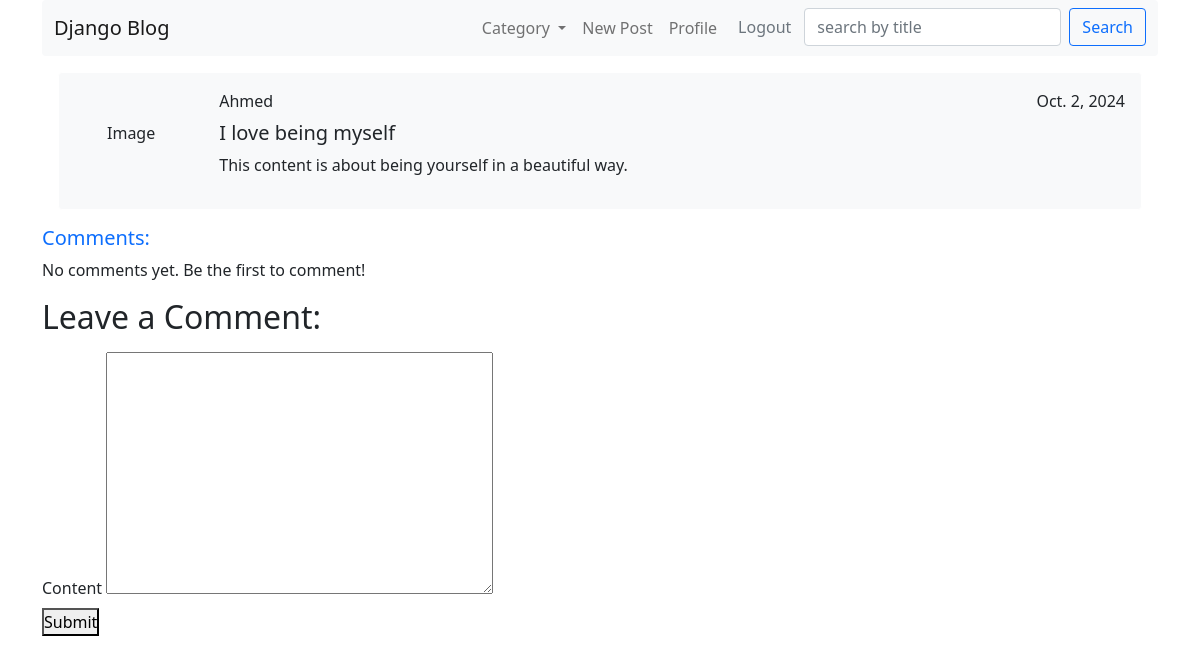
Screenshot of /view/post/12 (signed in) with the database file from the repository.
### blog/models.py (models this page shows, shortened)
class Post(models.Model):
    content = models.TextField(null=False)
    title = models.CharField(max_length=255)
    category = models.ForeignKey(Category,on_delete=models.PROTECT)
    author = models.ForeignKey(User,on_delete=models.CASCADE,null=True)
    created_at = models.DateField(auto_now_add=True)
    updated_at = models.DateField(auto_now=True)

### blog/views.py (the view)
# urls.py: path('view/post/<int:pk>',handle_post_view,name='view_post'),
@login_required
def handle_post_view(request,pk):
    post = Post.objects.get(pk=pk)
    comments = Comment.objects.filter(post=post)
    if request.method =="POST":
        form = CommentForm(request.POST)
        if form.is_valid():
            content = form.cleaned_data['content']
            Comment.objects.create(content=content,post=post,author=request.user)
            return redirect('view_post',pk=pk)
    else:
        form = CommentForm()
    return render(request,'post/viewPost.html',{'form':form,'post':post,"comments":comments})

### blog/forms.py
class CommentForm(forms.ModelForm):
    class Meta:
        model = Comment
        fields = ['content']
        widget={
            "content":forms.Textarea(attrs=attrs)
        }

### blog/custom_context.py (called while the page is built)
def categoryView(request):
    categories = Category.objects.all()
    return {'categories':categories}

### blog/models.py (called while the page is built)
    def __str__(self):
        return self.name

### blog/templates/post/viewPost.html
{% extends 'base.html' %} {% block content %}
<div class="bg-light border rounded  border-white m-3 d-flex justify-content-between">
    <div class="left flex-grow-2 p-5"> Image </div>
    <div class="right flex-grow-1 p-3">
        <div class="d-flex justify-content-between mb-2">
            <span>{{ post.author }}</span>
            <span>{{ post.created_at }}</span>
        </div>
        <h5>{{ post.title }}</h5>
        <p>{{ post.content }}</p>
    </div>
</div>
<h5 class="text-primary">Comments:</h5>
<ul class="list-unstyled">
    {% for comment in comments %}
    <div class="d-flex bg-light w-100 p-2 mb-2">
        <div class="rounded-20">img</div>
        <span>{{comment.author}}</span>
        <p>
            {{comment.content}}
        </p>
    </div>
    {% empty %}
    <li>No comments yet. Be the first to comment!</li>
    {% endfor %}
</ul>
<h2>Leave a Comment:</h2>
<form method="POST" action="{% url 'view_post' post.pk %}">
    {% csrf_token %} {% include "common/form.html" with form=form %}
    <button type="submit">Submit</button>
</form>
{% endblock content %}

### static/css/main.css (style rules this page uses)
* { box-sizing: border-box; margin: 0; padding: 0; }
body { font-family: Arial, Helvetica, sans-serif; }

### rows the page displays
Post: author "Ahmed", created_at "Oct. 2, 2024", title "I love being myself", content "This content is about being yourself in a beautiful way."

### other values shown
{{ field.label }} "Content"
